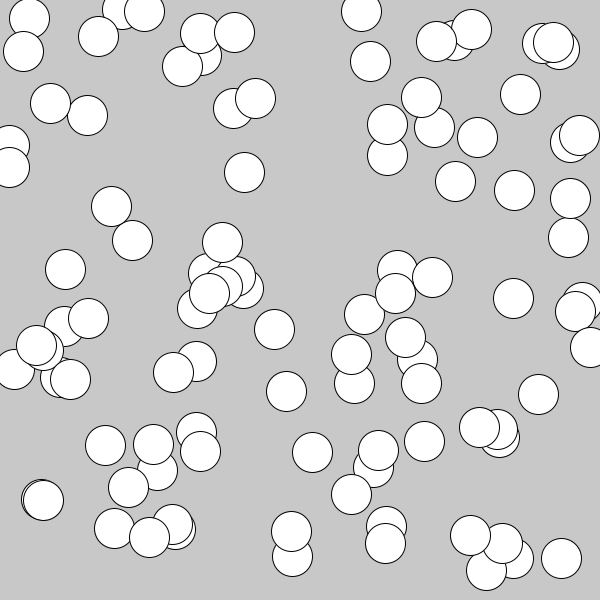
Frame 1 (no input)
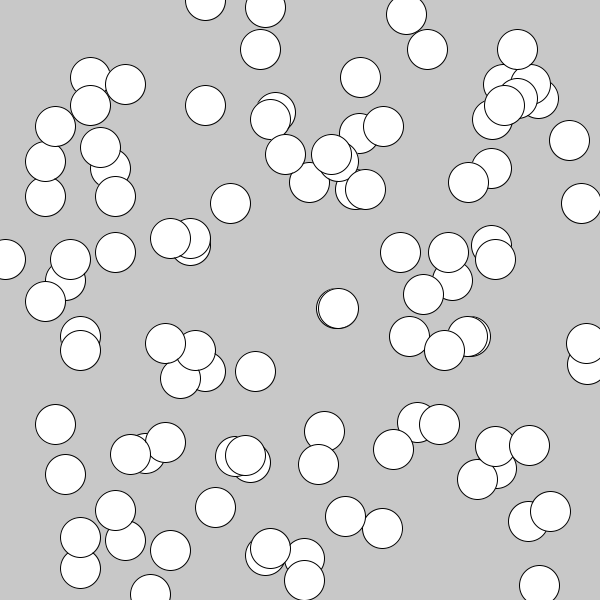
Frame 60 (the mouse pressed at the canvas centre just before this capture)
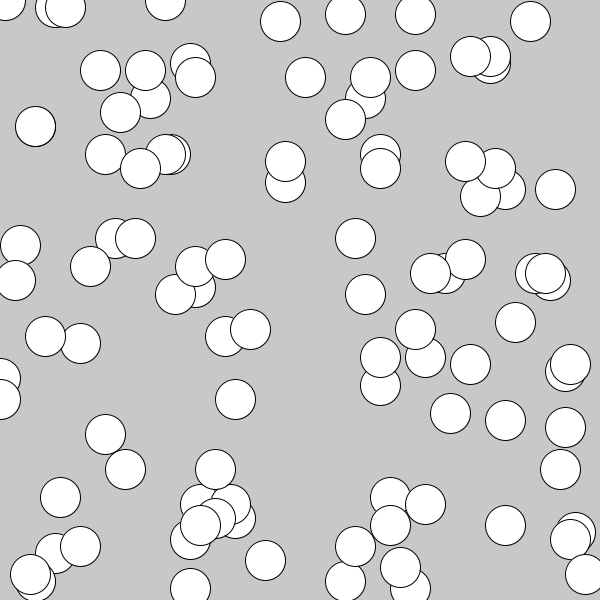
Frame 120 (the mouse held since frame 60 and released just before this capture)

The Processing sketch that drew these frames (run headless with seeded random() and noise(); from frame 60 on, the mouse is pressed at the canvas centre):

// Processing sketch: d08_02_rain_array
// ── d08_02_rain_array.pde
int amount = 100;
float[] x;
float[] y;

/* exersize: try adding three more arrays
  one for the sizes of objects, 
  one for horizontal speed,
  one for vertical speed
*/

void setup() {
  size(600, 600);
  
  x = new float[amount];
  y = new float[amount];
  
  for(int i=0; i<amount; i++) {
    x[i] = random(width);
    y[i] = random(height);
  }
}
void draw() {
  background(200);

  for(int i=0; i<amount; i++) {  
    ellipse(x[i], y[i], 40, 40);
    x[i] += 5;
    y[i] += 7;
    
    if(x[i] > width) {
      x[i] = 0;
    }
    if(y[i] > height) {
      y[i] = 0;
    }
  }    
}
